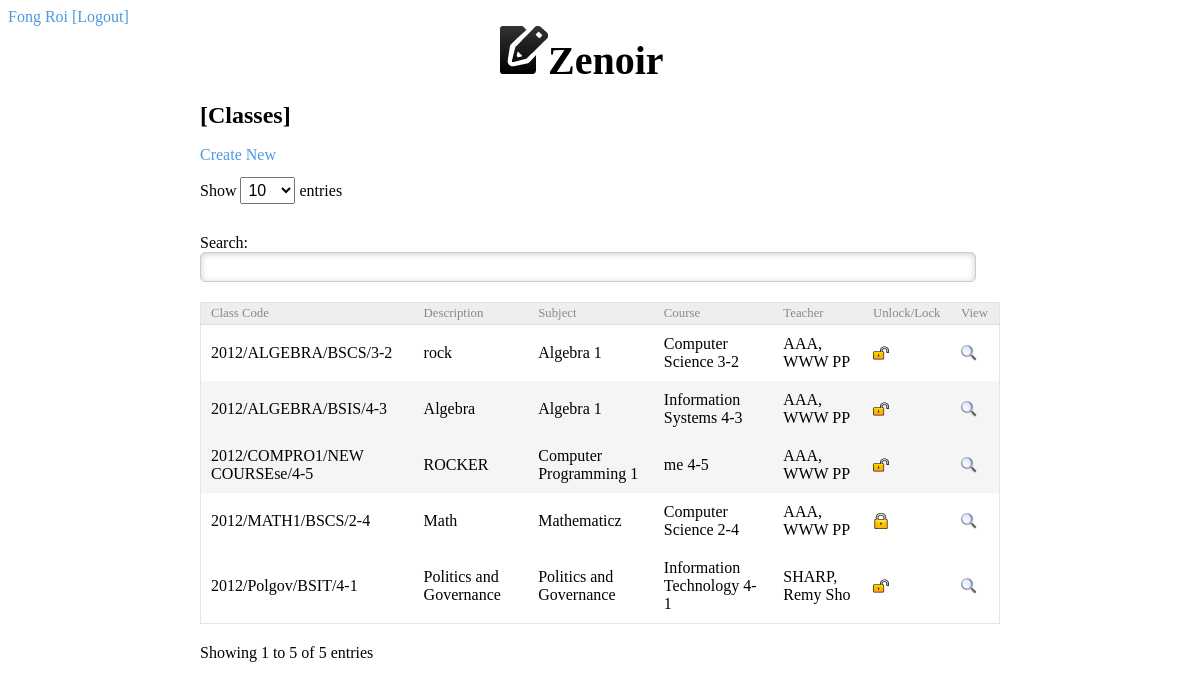
The app's page /index.php/adminloader/view/classes (signed in) with its own data.
### tables this page shows
CREATE TABLE IF NOT EXISTS `tbl_classes` (
  `class_id` int(10) NOT NULL AUTO_INCREMENT,
  `subject_id` int(10) NOT NULL DEFAULT '0',
  `course_id` int(10) NOT NULL DEFAULT '0',
  `year` int(10) NOT NULL DEFAULT '0',
  `section` varchar(50) NOT NULL DEFAULT '0',
  `class_code` varchar(50) NOT NULL,
  `class_description` varchar(50) NOT NULL,
  `date_created` date NOT NULL,
  `date_lock` date NOT NULL,
  `addl_notes` varchar(160) NOT NULL,
  `status` tinyint(1) NOT NULL DEFAULT '1',
  PRIMARY KEY (`class_id`)
);

CREATE TABLE IF NOT EXISTS `tbl_subject` (
  `subject_id` int(10) NOT NULL AUTO_INCREMENT,
  `subject_code` varchar(50) NOT NULL,
  `subject_description` varchar(160) NOT NULL,
  PRIMARY KEY (`subject_id`)
);

CREATE TABLE IF NOT EXISTS `tbl_userinfo` (
  `user_info_id` int(10) NOT NULL AUTO_INCREMENT,
  `user_id` varchar(50) NOT NULL,
  `fname` varchar(160) NOT NULL,
  `mname` varchar(160) NOT NULL,
  `lname` varchar(160) NOT NULL,
  `email` varchar(160) NOT NULL,
  `autobiography` text NOT NULL,
  PRIMARY KEY (`user_info_id`),
  KEY `FK_tbl_userinfo_tbl_users` (`user_id`),
  CONSTRAINT `FK_tbl_userinfo_tbl_users` FOREIGN KEY (`user_id`) REFERENCES `tbl_users` (`user_id`)
);

### application/controllers/adminloader.php (called while the page is built, shortened)
<?php
class adminloader extends ci_Controller{
	function view($page = 'admin_home'){
		$data['title'] = ucfirst($page);
		$this->load->view('templates/admin_header', $data);
		$data['table'] = $this->selector($page);
		$this->load->view($page, $data);
	}
	function selector($page){
		switch($page){
			case 'classes':
				$classes = $this->classrooms_model->select_classes();
				return $classes;
			break;
		}
	}
}
?>

### index.php (called while the page is built, shortened)
<?php
require_once BASEPATH.'core/CodeIgniter.php';

### application/models/classrooms_model.php (called while the page is built, shortened)
<?php
class classrooms_model extends ci_Model{
	function select_classes(){
		$classes_array = array();
		$this->db->select("class_code, class_description, subject_description, course_description, year, section,  fname, mname, lname, tbl_classes.class_id, status");
		$this->db->from("tbl_classes");
		$this->db->join("tbl_subject", "tbl_classes.subject_id = tbl_subject.subject_id");
		$this->db->join("tbl_courses", "tbl_classes.course_id = tbl_courses.course_id");
		$this->db->join("tbl_classteachers", "tbl_classes.class_id = tbl_classteachers.class_id");
		$this->db->join("tbl_userinfo", "tbl_classteachers.teacher_id = tbl_userinfo.user_id");
		$classes = $this->db->get();
		if($classes->num_rows > 0){
			foreach($classes->result() as $row){
				$course_year_section 	= $row->course_description . ' ' . $row->year . '-' . $row->section;
				$fname					= $row->fname;
				$mname					= $row->mname;
				$lname					= $row->lname;
				$description			= $row->class_description;
				$class_code				= $row->class_code;
				$subject_description	= $row->subject_description;
				$class_id				= $row->class_id;
				$status					= $row->status;
				$classes_array[] = array('course_yr_section'=>$course_year_section, 'fname'=>$fname, 'mname'=>$mname, 'lname'=>$lname, 'description'=>$description,
											'class_code'=>$class_code, 'subject_description'=>$subject_description, 'class_id'=>$class_id, 'status'=>$status);
			}
		}
		return $classes_array;
	}
}
?>

### application/views/classes.php (the view, shortened to what this page needs)
<h4>[Classes]</h4>
<p>
<a id="nc" href="" class="lightbox">Create New</a>
</p>
<?php
$img = array('lock.png', 'unlock.png');
$act = array('data-lock', 'data-unlock');
?>
<table class="tbl_classes">
	<thead>
		<tr>
			<th>Class Code</th>
			<th>Description</th>
			<th>Subject</th>
			<th>Course</th>
			<th>Teacher</th>
			<th>Unlock/Lock</th>
			<th>View</th>
		</tr>
	</thead>
	<tbody>
		<?php foreach($table as $row){ ?>
		<tr>
			<td><?php echo $row['class_code']; ?></td>
			<td><?php echo $row['description']; ?></td>
			<td><?php echo $row['subject_description']; ?></td>
			<td><?php echo $row['course_yr_section']; ?></td>
			<td><?php echo strtoupper($row['lname']) .',  '. ucwords($row['fname']) . ' ' . ucwords($row['mname']); ?></td>
			<td>
			<a href="#">
			<img src="/zenoir/img/<?php echo $img[$row['status']]; ?>" <?php echo $act[$row['status']]; ?>="<?php echo $row['class_id']; ?>">
			</a>
			</td>
			<td><a href="<?php echo $this->config->item('page_base'); ?>class_home/<?php echo $row['class_id']; ?>" data-classid="<?php echo $row['class_id']; ?>"><img class="icons" src="/zenoir/img/view.png"/></a></td>
		</tr>
		<?php } ?>
	</tbody>
</table>

### libs/kickstart/css/kickstart.css (style rules this page uses)
a,a:active { color:#4D99E0;outline:0; }
a img { border:0; }
h1,h2,h3,h4,h5,h6 { font-weight:bold; line-height:140%; }
h4 { font-size:1.5em; margin:10px 0 10px 0; }
p { line-height:150%; color:#666; margin:10px 0; }
table { border-collapse: collapse; border:1px solid #e5e5e5; width:100%; margin:20px 0; }
thead, tbody { margin:0; padding:0; }
tr.alt { background:#f5f5f5; }
th,td { padding:10px; font-weight:normal; }
thead th { text-align:left; padding:3px 10px; font-size:0.8em; color:#888; border-bottom:1px solid #ddd; background:#eee; }
img { margin:0; padding:0; display:inline-block; position:relative; zoom:1; }

### css/main.css (style rules this page uses)
a { text-decoration: none; }
.icons { height: 16px; width: 16px; }

### records on screen
tbl_classes: class_code "2012/MATH1/BSCS/2-4", class_description "Math", subject.subject_description "Mathematicz", course_yr_section "Computer Science 2-4", tbl_userinfo.lname "AAA", tbl_userinfo.fname "WWW", tbl_userinfo.mname "PP", shows a picture
tbl_classes: class_code "2012/ALGEBRA/BSIS/4-3", class_description "Algebra", subject.subject_description "Algebra 1", course_yr_section "Information Systems 4-3", tbl_userinfo.lname "AAA", tbl_userinfo.fname "WWW", tbl_userinfo.mname "PP"
tbl_classes: class_code "2012/ALGEBRA/BSCS/3-2", class_description "rock", subject.subject_description "Algebra 1", course_yr_section "Computer Science 3-2", tbl_userinfo.lname "AAA", tbl_userinfo.fname "WWW", tbl_userinfo.mname "PP"
tbl_classes: class_code "2012/COMPRO1/NEW COURSEse/4-5", class_description "ROCKER", subject.subject_description "Computer Programming 1", course_yr_section "me 4-5", tbl_userinfo.lname "AAA", tbl_userinfo.fname "WWW", tbl_userinfo.mname "PP"
tbl_classes: class_code "2012/Polgov/BSIT/4-1", class_description "Politics and Governance", subject.subject_description "Politics and Governance", course_yr_section "Information Technology 4-1", tbl_userinfo.lname "SHARP", tbl_userinfo.fname "Remy", tbl_userinfo.mname "Sho"

### other values on screen
$this->session->userdata('user_name') "Fong Roi"
